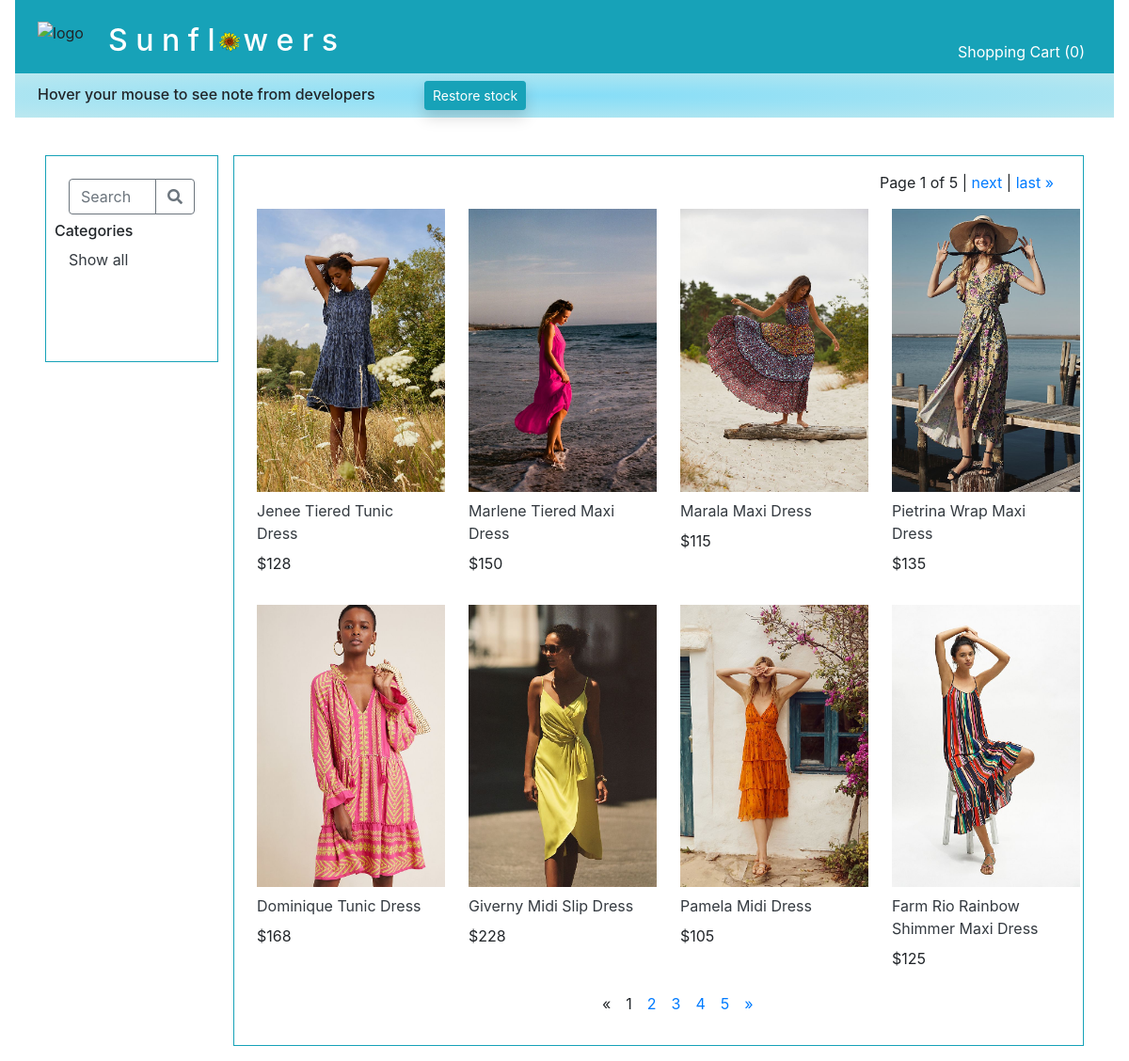
The app's page /results/ with its own data.
### main/models.py (models this page shows, shortened)
class Photo(models.Model):
    img = models.ImageField(upload_to='products', blank=True)
    type_of_photo = models.ForeignKey(
        PhotoType,
        related_name='photos_included',
        on_delete=models.CASCADE
    )
    for_product = models.ForeignKey(
        Product,
        related_name='photos',
        on_delete=models.CASCADE
    )

class Product(models.Model):
    name = models.CharField(max_length=255, default="")
    desc= models.TextField(default="")
    quantity_purchased = models.IntegerField(default=0)
    quantity_sold = models.IntegerField(default=0)
    quantity_available = models.IntegerField(default=0)
    temp_quan_avail = models.IntegerField(default=0)
    unit_price=models.DecimalField(max_digits=5, decimal_places=0)
    category = models.ForeignKey(
        Category,
        related_name='products_included',
        on_delete=models.CASCADE
    )
    objects = ClassManager()

### main/views.py (the view)
# urls.py: path('results/', views.search_product_by_name, name='search'),
def search_product_by_name(request):
    query = request.GET.get('search')
    if query:
        postresult = Product.objects.filter(name__contains=query).exclude(temp_quan_avail=0)
        product_list = postresult
    else:
        product_list = Product.objects.all()
    if "cart_dict" not in request.session:
        quantity_in_cart = 0
    else:
        quantity_in_cart = 0
        for key in request.session["cart_dict"]:
            quantity_in_cart += request.session["cart_dict"][key]
    page = request.GET.get('page', 1)
    paginator = Paginator(product_list, 8)
    try:
        product_list = paginator.page(page)
    except PageNotAnInteger:
        product_list = paginator.page(1)
    except EmptyPage:
        product_list = paginator.page(paginator.num_pages)
    page_number = request.GET.get('page')
    page_obj = paginator.get_page(page_number)
    for each_product in product_list:
        photos = Photo.objects.filter(for_product = each_product)
        for photo in photos:
            if photo.type_of_photo_id == 1:
                photo.type_of_photo_id = 2
                photo.save()
        first_photo = photos.first()
        first_photo.type_of_photo_id = 1
        first_photo.save()
    context = {
        "all_search_results": product_list,
        "all_photos": Photo.objects.all(),
        "paginator": paginator,
        'page_obj': page_obj,
        "quantity_in_cart": quantity_in_cart,
    }
    return render(request, '_13_search_results.html', context)

### main/templates/_13_search_results.html (shortened to what this page needs)
<!DOCTYPE html>
<html lang="en">
<head>
  {% include "_0_head_tags.html" %}
</head>
<body>
  <div id="container">
    {% include "_0_top_nav_bar.html" %}
    {% include "_0_left_nav_bar.html" %}
    <div class="col border border-info p-3" style="min-width:800px;">
      <div class="col text-right mb-1">
        <span class="step-links">
            <span class="current">
                Page {{ page_obj.number }} of {{ page_obj.paginator.num_pages }} |
            </span>
            {% if page_obj.has_next %}
            <a href="?page={{ page_obj.next_page_number }}">next</a> |
            <a href="?page={{ page_obj.paginator.num_pages }}">last &raquo;</a>
            {% endif %}
        </span>
    </div>
      <div class="row mt-2">
        {% for product in all_search_results %}
        <div class="col-3">
          {% for photo in all_photos %}
          {% if photo.type_of_photo_id == 1 and photo.for_product_id == product.id %}
          <div class="row m-2"><img class="" width="200" src="{{ photo.img.url }}"></div>
          {% endif %}
          {% endfor %}
          <a class="row text-dark m-2"
            href="/product/category/{{ product.category_id }}/item/{{ product.id }}">{{ product.name }}</a>
          <div class="row mb-4">
            <div class="col m-2t ml-2">${{ product.unit_price }}</div>
          </div>
        </div>
        {% endfor %}
      </div>
      <div class="row">
        <div class="col-4 offset-5 text-center">
            {% if all_search_results.has_other_pages %}
            <ul class="pagination">
                {% if all_search_results.has_previous %}
                <li><a href="?page={{ all_search_results.previous_page_number }}">&laquo;</a></li>
                {% else %}
                <li class="disabled"><span>&laquo;</span></li>
                {% endif %}
                {% for i in all_search_results.paginator.page_range %}
                {% if all_search_results.number == i %}
                <li class="active ml-3"><span>{{ i }} <span class="sr-only">(current)</span> </span></li>
                {% else %}
                <li><a class="ml-3" href="?page={{ i }}">{{ i }}</a></li>
                {% endif %}
                {% endfor %}
                {% if all_search_results.has_next %}
                <li><a class="ml-3" href="?page={{ all_search_results.next_page_number }}">&raquo;</a></li>
                {% else %}
                <li class="disabled"><span>&raquo;</span></li>
                {% endif %}
            </ul>
            {% endif %}
        </div>
    </div>
      </div>
    </div>
</body>
</html>

### main/templates/_0_head_tags.html (shortened to what this page needs)
<!DOCTYPE html>
<html lang="en">
<head>
    {% load static %}
    <link rel="stylesheet" href="https://pro.fontawesome.com/releases/v5.10.0/css/all.css"/>
    <link rel="stylesheet" href="https://stackpath.bootstrapcdn.com/bootstrap/4.5.0/css/bootstrap.min.css">
    <link rel="stylesheet" href="{% static '/projectStyle.css' %}">
</head>
</html>

### main/templates/_0_top_nav_bar.html (shortened to what this page needs)
<!DOCTYPE html>
<html lang="en">
<head>
</head>
<body>
    <div id = "navbar_top" class="navbar sticky-top row mx-3 mb-0 bg-info pt-0 pb-2">
        {% load static %}
        <img src="{% static "logos/blueSunflower.png" %}" alt="logo" width="60" id="logoImg" class="ml-2"/>
        <div class="col h2 text-white mt-4" id="logoText">S u n f l<span><img src="{% static "logos/sunflower2.png" %}" alt="logo" width="30" class="mx-0" /></span>w e r s</div>
        <div class="col text-white text-right mt-4 pt-3">
            <a class="text-white " href="/shopping_cart">Shopping Cart  ({{quantity_in_cart}}) </a>
        </div>
    </div>
    <div class="developer_note px-4 py-2 mb-4 mx-3">
        <div  id="devNoteHeader">
            <h6 style="display:inline">
                Hover your mouse to see note from developers
            </h6>
            <form style="display:inline" method="POST" action="/restore_stock">
                <button id="restoreStock" type="submit" class=" ml-5 btn btn-sm btn-info shadow"
                >Restore stock</button>
            </form>
        </div>
    </div>
</body>
</html>

### main/templates/_0_left_nav_bar.html (shortened to what this page needs)
<!DOCTYPE html>
<html lang="en">
<link rel="stylesheet" href="main/static/projectStyle.css">
<head>
    {% load static %}
    <link rel="stylesheet" href="{% static 'projectStyle.css' %}">
</head>
<body>
    <div class="row mx-3">
        <div id="side" class="col-sm-auto mr-3  border-info p-3">
    <div id="left_nav_bar" class="row mx-3">
        <div class=" col-2 mr-3 border border-info p-4"
        style="height: 220px;"
        >
        <div class="row mb-2">
            <div class="col ">
                <form style="display:inline" class="m-0" action="{% url 'search' %}" method="GET">
                <div class="input-group">
                        <input name="search" class="form-control border-secondary py-2" type="text" placeholder="Search">
                    <div class="input-group-append">
                        <button class="btn btn-outline-secondary" type="submit">
                            <i class="fa fa-search"></i>
                        </button>
                    </div>
                </form>
                </div>
            </div>
        </div>
        <div class="row h6">Categories</div>
        <a class="text-dark" href="/">Show all</a>
    </div>
</body>
</html>

### main/static/projectStyle.css (style rules this page uses)
.developer_note { background: radial-gradient(rgba(111, 215, 246, 0.842), rgba(174, 227, 236, 0.835)); }

### main/templates/_0_left_nav_bar.html (style rules this page uses)
#side { height: fit-content; overflow-wrap: break-word; }

### records on screen
Product: name "Jenee Tiered Tunic Dress", unit_price "128"
Photo: img (picture)
Product: name "Marlene Tiered Maxi Dress", unit_price "150"
Photo: img (picture)
Product: name "Marala Maxi Dress", unit_price "115"
Photo: img (picture)
Product: name "Pietrina Wrap Maxi Dress", unit_price "135"
Photo: img (picture)
Product: name "Dominique Tunic Dress", unit_price "168"
Photo: img (picture)
Product: name "Giverny Midi Slip Dress", unit_price "228"
Photo: img (picture)
Product: name "Pamela Midi Dress", unit_price "105"
Photo: img (picture)
Product: name "Farm Rio Rainbow Shimmer Maxi Dress", unit_price "125"
Photo: img (picture)

### other values on screen
{{ quantity_in_cart }} "0"
{{ page_obj.number }} "1"
{{ page_obj.paginator.num_pages }} "5"
{{ i }} "1"
{{ i }} "2" "3" "4" "5"
